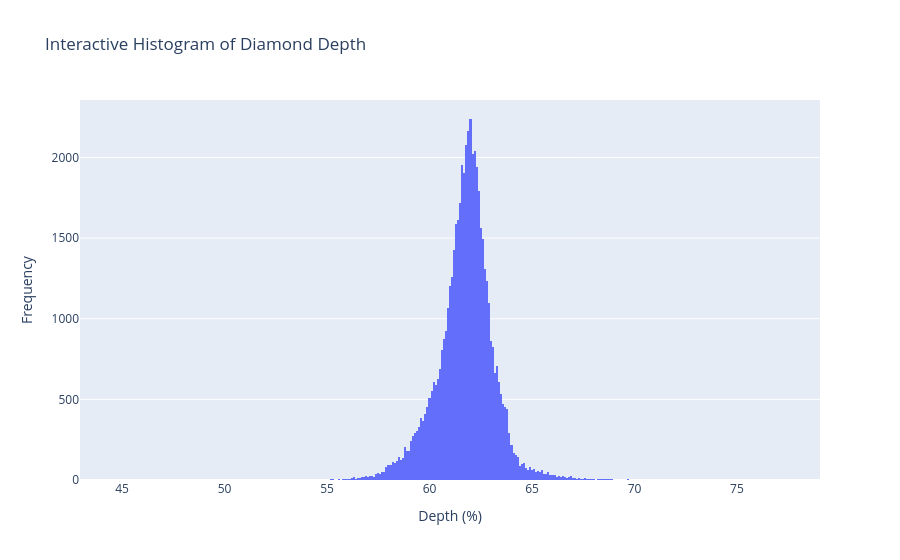

Notebook cell for this chart:
### Markdown cell above
### Interactive Histogram of depth

### Code cell
# Interactive histogram of depth using px.histogram()
fig = px.histogram(diamonds_df, x='depth', 
                    title='Interactive Histogram of Diamond Depth',
                    labels={'depth': 'Depth (%)'})
fig.update_layout(xaxis_title='Depth (%)', yaxis_title='Frequency')
fig.show()

### Figure 1 — Plotly figure (JSON) as saved in the notebook; plotly's stock layout.template omitted (floating-point values rounded to 4 significant figures; data arrays with more than 128 entries replaced by an {"elided": "..."} marker saying what was removed)
{"data": [{"bingroup": "x", "hovertemplate": "Depth (%)=%{x}<br>count=%{y}<extra></extra>", "legendgroup": "", "marker": {"color": "#636efa", "pattern": {"shape": ""}}, "name": "", "orientation": "v", "showlegend": false, "type": "histogram", "x": {"elided": "53940 float values"}, "xaxis": "x", "yaxis": "y"}], "layout": {"barmode": "relative", "legend": {"tracegroupgap": 0}, "title": {"text": "Interactive Histogram of Diamond Depth"}, "xaxis": {"anchor": "y", "domain": [0, 1], "title": {"text": "Depth (%)"}}, "yaxis": {"anchor": "x", "domain": [0, 1], "title": {"text": "Frequency"}}}}
